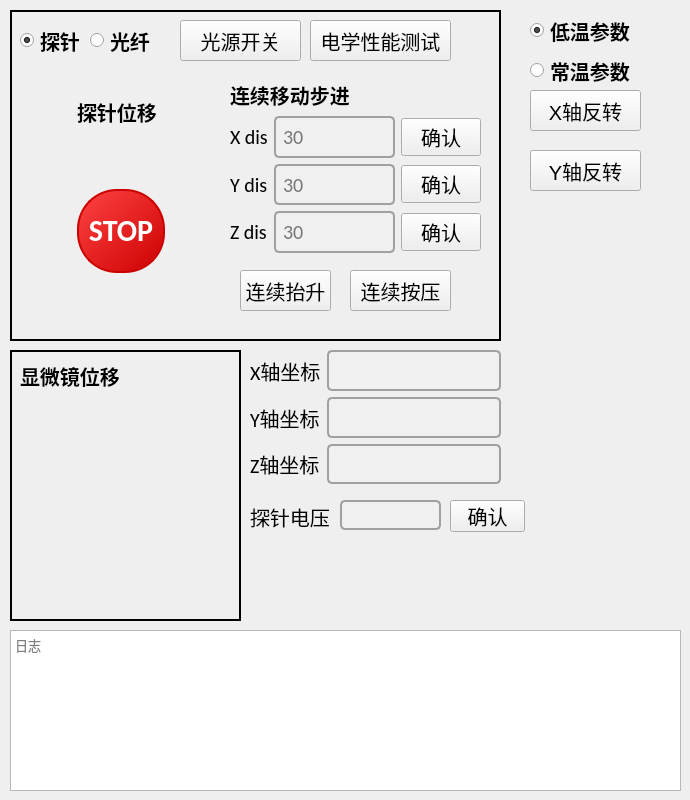
    <widget class="QWidget" name="tab">
     <attribute name="title">
      <string>手动模式</string>
     </attribute>
     <widget class="QPlainTextEdit" name="plainTextEdit_log">
      <property name="geometry">
       <rect>
        <x>10</x>
        <y>630</y>
        <width>671</width>
        <height>161</height>
       </rect>
      </property>
      <property name="font">
       <font>
        <family>Calibri</family>
        <pointsize>10</pointsize>
       </font>
      </property>
      <property name="placeholderText">
       <string>日志</string>
      </property>
     </widget>
     <widget class="QFrame" name="frame_6">
      <property name="geometry">
       <rect>
        <x>10</x>
        <y>10</y>
        <width>491</width>
        <height>331</height>
       </rect>
      </property>
      <property name="styleSheet">
       <string notr="true">#frame_6{
border-width:2px;
border:2px solid;
border_color:rgb(255,255,127);
}</string>
      </property>
      <property name="frameShape">
       <enum>QFrame::StyledPanel</enum>
      </property>
      <property name="frameShadow">
       <enum>QFrame::Raised</enum>
      </property>
      <widget class="QWidget" name="gridLayoutWidget_2">
       <property name="geometry">
        <rect>
         <x>10</x>
         <y>70</y>
         <width>202</width>
         <height>233</height>
        </rect>
       </property>
       <layout class="QGridLayout" name="gridLayout_2">
        <item row="3" column="1">
         <widget class="QPushButton" name="Button_needle1Down">
          <property name="font">
           <font>
            <family>Calibri</family>
            <pointsize>15</pointsize>
           </font>
          </property>
          <property name="text">
           <string/>
          </property>
          <property name="icon">
           <iconset>
            <normaloff>Vdown.png</normaloff>Vdown.png</iconset>
          </property>
          <property name="iconSize">
           <size>
            <width>40</width>
            <height>40</height>
           </size>
          </property>
          <property name="flat">
           <bool>true</bool>
          </property>
         </widget>
        </item>
        <item row="2" column="2">
         <widget class="QPushButton" name="Button_needle1Right">
          <property name="font">
           <font>
            <family>Calibri</family>
            <pointsize>15</pointsize>
           </font>
          </property>
          <property name="text">
           <string/>
          </property>
          <property name="icon">
           <iconset>
            <normaloff>Vright.png</normaloff>Vright.png</iconset>
          </property>
          <property name="iconSize">
           <size>
            <width>40</width>
            <height>40</height>
           </size>
          </property>
          <property name="flat">
           <bool>true</bool>
          </property>
         </widget>
        </item>
        <item row="2" column="0">
         <widget class="QPushButton" name="Button_needle1Left">
          <property name="font">
           <font>
            <family>Calibri</family>
            <pointsize>15</pointsize>
           </font>
          </property>
          <property name="styleSheet">
           <string notr="true">QMainWindow {
    background-color: #808080;
}</string>
          </property>
          <property name="text">
           <string/>
          </property>
          <property name="icon">
           <iconset>
            <normaloff>Vleft.png</normaloff>Vleft.png</iconset>
          </property>
          <property name="iconSize">
           <size>
            <width>40</width>
            <height>40</height>
           </size>
          </property>
          <property name="flat">
           <bool>true</bool>
          </property>
         </widget>
        </item>
        <item row="2" column="1">
         <widget class="QPushButton" name="Button_needle1Stop">
          <property name="font">
           <font>
            <family>Calibri</family>
            <pointsize>-1</pointsize>
            <weight>75</weight>
            <bold>true</bold>
           </font>
          </property>
          <property name="styleSheet">
           <string notr="true">QPushButton {
    background-color: qlineargradient(x1:0, y1:0, x2:1, y2:1, stop:0 #ff4444, stop:1 #cc0000); /* 红色渐变背景 */
    border: 2px solid #cc0000; /* 边框颜色 */
    color: white; /* 文字颜色 */
    font-size: 30px; /* 字体大小 */
    font-weight: bold; /* 字体加粗 */
    text-align: center; /* 文字居中 */
    border-radius: 40px; /* 圆形按钮（半径设置为宽度和高度的一半） */
    min-width: 80px; /* 最小宽度 */
    min-height: 80px; /* 最小高度 */
    padding: 0; /* 去除内边距 */
}

QPushButton:hover {
    background-color: qlineargradient(x1:0, y1:0, x2:1, y2:1, stop:0 #0077ff, stop:1 #0044cc); /* 悬停时的蓝色渐变背景 */
}

QPushButton:pressed {
    background-color: qlineargradient(x1:0, y1:0, x2:1, y2:1, stop:0 #cc0000, stop:1 #ff4444); /* 按下时的渐变背景 */
}</string>
          </property>
          <property name="text">
           <string>STOP</string>
          </property>
         </widget>
        </item>
        <item row="1" column="1">
         <widget class="QPushButton" name="Button_needle1Up">
          <property name="font">
           <font>
            <family>Calibri</family>
            <pointsize>15</pointsize>
           </font>
          </property>
          <property name="text">
           <string/>
          </property>
          <property name="icon">
           <iconset>
            <normaloff>Vup.png</normaloff>Vup.png</iconset>
          </property>
          <property name="iconSize">
           <size>
            <width>40</width>
            <height>40</height>
           </size>
          </property>
          <property name="flat">
           <bool>true</bool>
          </property>
         </widget>
        </item>
        <item row="0" column="1">
         <widget class="QLabel" name="label_needle1">
          <property name="sizePolicy">
           <sizepolicy hsizetype="Expanding" vsizetype="Expanding">
            <horstretch>0</horstretch>
            <verstretch>0</verstretch>
           </sizepolicy>
          </property>
          <property name="font">
           <font>
            <family>Calibri</family>
            <pointsize>15</pointsize>
            <weight>75</weight>
            <bold>true</bold>
           </font>
          </property>
          <property name="text">
           <string>探针位移</string>
          </property>
         </widget>
        </item>
       </layout>
      </widget>
      <widget class="QPushButton" name="Button_pulling">
       <property name="geometry">
        <rect>
         <x>230</x>
         <y>260</y>
         <width>91</width>
         <height>41</height>
        </rect>
       </property>
       <property name="font">
        <font>
         <family>Calibri</family>
         <pointsize>15</pointsize>
        </font>
       </property>
       <property name="text">
        <string>连续抬升</string>
       </property>
      </widget>
      <widget class="QPushButton" name="Button_pushing">
       <property name="geometry">
        <rect>
         <x>340</x>
         <y>260</y>
         <width>101</width>
         <height>41</height>
        </rect>
       </property>
       <property name="font">
        <font>
         <family>Calibri</family>
         <pointsize>15</pointsize>
        </font>
       </property>
       <property name="text">
        <string>连续按压</string>
       </property>
      </widget>
      <widget class="QWidget" name="gridLayoutWidget_5">
       <property name="geometry">
        <rect>
         <x>220</x>
         <y>70</y>
         <width>251</width>
         <height>173</height>
        </rect>
       </property>
       <layout class="QGridLayout" name="gridLayout_5">
        <item row="2" column="2">
         <widget class="QPushButton" name="Button_needle1SetYdisConfirm">
          <property name="font">
           <font>
            <family>Calibri</family>
            <pointsize>15</pointsize>
           </font>
          </property>
          <property name="text">
           <string>确认</string>
          </property>
         </widget>
        </item>
        <item row="1" column="0">
         <widget class="QLabel" name="label_3">
          <property name="font">
           <font>
            <family>Calibri</family>
            <pointsize>15</pointsize>
           </font>
          </property>
          <property name="text">
           <string>X dis</string>
          </property>
         </widget>
        </item>
        <item row="1" column="1">
         <widget class="QLineEdit" name="lineEdit_needle1Xdistance">
          <property name="font">
           <font>
            <family>Calibri</family>
            <pointsize>15</pointsize>
           </font>
          </property>
          <property name="styleSheet">
           <string notr="true">QLineEdit {
    background-color: #f0f0f0;
    border: 2px solid #a0a0a0;
    border-radius: 5px;
    padding: 5px;
    color: #000000;
    selection-background-color: #c0c0c0;
    selection-color: #000000;
}

QLineEdit:focus {
    border: 2px solid #606060;
    background-color: #e0e0e0;
}

QLineEdit:hover {
    border: 2px solid #808080;
}

QLineEdit:disabled {
    background-color: #d0d0d0;
    color: #808080;
    border: 2px solid #c0c0c0;
}</string>
          </property>
          <property name="placeholderText">
           <string>30</string>
          </property>
         </widget>
        </item>
        <item row="3" column="0">
         <widget class="QLabel" name="label_4">
          <property name="font">
           <font>
            <family>Calibri</family>
            <pointsize>15</pointsize>
           </font>
          </property>
          <property name="text">
           <string>Z dis</string>
          </property>
         </widget>
        </item>
        <item row="3" column="2">
         <widget class="QPushButton" name="Button_needle1SetZdisConfirm">
          <property name="font">
           <font>
            <family>Calibri</family>
            <pointsize>15</pointsize>
           </font>
          </property>
          <property name="text">
           <string>确认</string>
          </property>
         </widget>
        </item>
        <item row="1" column="2">
         <widget class="QPushButton" name="Button_needle1SetXdisConfirm">
          <property name="font">
           <font>
            <family>Calibri</family>
            <pointsize>15</pointsize>
           </font>
          </property>
          <property name="text">
           <string>确认</string>
          </property>
         </widget>
        </item>
        <item row="2" column="1">
         <widget class="QLineEdit" name="lineEdit_needle1Ydistance">
          <property name="font">
           <font>
            <family>Calibri</family>
            <pointsize>15</pointsize>
           </font>
          </property>
          <property name="styleSheet">
           <string notr="true">QLineEdit {
    background-color: #f0f0f0;
    border: 2px solid #a0a0a0;
    border-radius: 5px;
    padding: 5px;
    color: #000000;
    selection-background-color: #c0c0c0;
    selection-color: #000000;
}

QLineEdit:focus {
    border: 2px solid #606060;
    background-color: #e0e0e0;
}

QLineEdit:hover {
    border: 2px solid #808080;
}

QLineEdit:disabled {
    background-color: #d0d0d0;
    color: #808080;
    border: 2px solid #c0c0c0;
}</string>
          </property>
          <property name="placeholderText">
           <string>30</string>
          </property>
         </widget>
        </item>
        <item row="3" column="1">
         <widget class="QLineEdit" name="lineEdit_needle1Zdistance">
          <property name="font">
           <font>
            <family>Calibri</family>
            <pointsize>15</pointsize>
           </font>
          </property>
          <property name="styleSheet">
           <string notr="true">QLineEdit {
    background-color: #f0f0f0;
    border: 2px solid #a0a0a0;
    border-radius: 5px;
    padding: 5px;
    color: #000000;
    selection-background-color: #c0c0c0;
    selection-color: #000000;
}

QLineEdit:focus {
    border: 2px solid #606060;
    background-color: #e0e0e0;
}

QLineEdit:hover {
    border: 2px solid #808080;
}

QLineEdit:disabled {
    background-color: #d0d0d0;
    color: #808080;
    border: 2px solid #c0c0c0;
}</string>
          </property>
          <property name="placeholderText">
           <string>30</string>
          </property>
         </widget>
        </item>
        <item row="2" column="0">
         <widget class="QLabel" name="label_2">
          <property name="font">
           <font>
            <family>Calibri</family>
            <pointsize>15</pointsize>
           </font>
          </property>
          <property name="text">
           <string>Y dis</string>
          </property>
         </widget>
        </item>
        <item row="0" column="0" colspan="2">
         <widget class="QLabel" name="label_needle1_2">
          <property name="font">
           <font>
            <family>Calibri</family>
            <pointsize>15</pointsize>
            <weight>75</weight>
            <bold>true</bold>
           </font>
          </property>
          <property name="text">
           <string>连续移动步进</string>
          </property>
         </widget>
        </item>
       </layout>
      </widget>
      <widget class="QRadioButton" name="Checkbox_Light">
       <property name="geometry">
        <rect>
         <x>80</x>
         <y>10</y>
         <width>71</width>
         <height>41</height>
        </rect>
       </property>
       <property name="font">
        <font>
         <pointsize>15</pointsize>
         <weight>75</weight>
         <bold>true</bold>
        </font>
       </property>
       <property name="text">
        <string>光纤</string>
       </property>
      </widget>
      <widget class="QRadioButton" name="Checkbox_ElecNeedle">
       <property name="geometry">
        <rect>
         <x>10</x>
         <y>10</y>
         <width>61</width>
         <height>41</height>
        </rect>
       </property>
       <property name="font">
        <font>
         <pointsize>15</pointsize>
         <weight>75</weight>
         <bold>true</bold>
        </font>
       </property>
       <property name="text">
        <string>探针</string>
       </property>
       <property name="checked">
        <bool>true</bool>
       </property>
      </widget>
      <widget class="QPushButton" name="Button_relay">
       <property name="geometry">
        <rect>
         <x>170</x>
         <y>10</y>
         <width>121</width>
         <height>41</height>
        </rect>
       </property>
       <property name="font">
        <font>
         <family>Calibri</family>
         <pointsize>15</pointsize>
        </font>
       </property>
       <property name="text">
        <string>光源开关</string>
       </property>
      </widget>
      <widget class="QPushButton" name="Button_iuCalculate">
       <property name="geometry">
        <rect>
         <x>300</x>
         <y>10</y>
         <width>141</width>
         <height>41</height>
        </rect>
       </property>
       <property name="font">
        <font>
         <pointsize>15</pointsize>
        </font>
       </property>
       <property name="text">
        <string>电学性能测试</string>
       </property>
      </widget>
     </widget>
     <widget class="QWidget" name="gridLayoutWidget_6">
      <property name="geometry">
       <rect>
        <x>250</x>
        <y>350</y>
        <width>251</width>
        <height>134</height>
       </rect>
      </property>
      <layout class="QGridLayout" name="gridLayout_6">
       <item row="1" column="0">
        <widget class="QLabel" name="label_24">
         <property name="font">
          <font>
           <family>Calibri</family>
           <pointsize>15</pointsize>
          </font>
         </property>
         <property name="text">
          <string>Y轴坐标</string>
         </property>
        </widget>
       </item>
       <item row="0" column="1">
        <widget class="QLineEdit" name="lineEdit_Xlocation">
         <property name="font">
          <font>
           <family>Calibri</family>
           <pointsize>15</pointsize>
          </font>
         </property>
         <property name="styleSheet">
          <string notr="true">QLineEdit {
    background-color: #f0f0f0;
    border: 2px solid #a0a0a0;
    border-radius: 5px;
    padding: 5px;
    color: #000000;
    selection-background-color: #c0c0c0;
    selection-color: #000000;
}

QLineEdit:focus {
    border: 2px solid #606060;
    background-color: #e0e0e0;
}

QLineEdit:hover {
    border: 2px solid #808080;
}

QLineEdit:disabled {
    background-color: #d0d0d0;
    color: #808080;
    border: 2px solid #c0c0c0;
}</string>
         </property>
        </widget>
       </item>
       <item row="1" column="1">
        <widget class="QLineEdit" name="lineEdit_Ylocation">
         <property name="font">
          <font>
           <family>Calibri</family>
           <pointsize>15</pointsize>
          </font>
         </property>
         <property name="styleSheet">
          <string notr="true">QLineEdit {
    background-color: #f0f0f0;
    border: 2px solid #a0a0a0;
    border-radius: 5px;
    padding: 5px;
    color: #000000;
    selection-background-color: #c0c0c0;
    selection-color: #000000;
}

QLineEdit:focus {
    border: 2px solid #606060;
    background-color: #e0e0e0;
}

QLineEdit:hover {
    border: 2px solid #808080;
}

QLineEdit:disabled {
    background-color: #d0d0d0;
    color: #808080;
    border: 2px solid #c0c0c0;
}</string>
         </property>
        </widget>
       </item>
       <item row="0" column="0">
        <widget class="QLabel" name="label_23">
         <property name="font">
          <font>
           <family>Calibri</family>
           <pointsize>15</pointsize>
          </font>
         </property>
         <property name="text">
          <string>X轴坐标</string>
         </property>
        </widget>
       </item>
       <item row="2" column="0">
        <widget class="QLabel" name="label_38">
         <property name="font">
          <font>
           <family>Calibri</family>
           <pointsize>15</pointsize>
          </font>
         </property>
         <property name="text">
          <string>Z轴坐标</string>
         </property>
        </widget>
       </item>
       <item row="2" column="1">
        <widget class="QLineEdit" name="lineEdit_Zlocation">
         <property name="font">
          <font>
           <family>Calibri</family>
           <pointsize>15</pointsize>
          </font>
         </property>
         <property name="styleSheet">
          <string notr="true">QLineEdit {
    background-color: #f0f0f0;
    border: 2px solid #a0a0a0;
    border-radius: 5px;
    padding: 5px;
    color: #000000;
    selection-background-color: #c0c0c0;
    selection-color: #000000;
}

QLineEdit:focus {
    border: 2px solid #606060;
    background-color: #e0e0e0;
}

QLineEdit:hover {
    border: 2px solid #808080;
}

QLineEdit:disabled {
    background-color: #d0d0d0;
    color: #808080;
    border: 2px solid #c0c0c0;
}</string>
         </property>
        </widget>
       </item>
      </layout>
     </widget>
     <widget class="QFrame" name="frame_7">
      <property name="geometry">
       <rect>
        <x>10</x>
        <y>350</y>
        <width>231</width>
        <height>271</height>
       </rect>
      </property>
      <property name="styleSheet">
       <string notr="true">#frame_7{
border-width:2px;
border:2px solid;
border_color:rgb(255,255,127);
}</string>
      </property>
      <property name="frameShape">
       <enum>QFrame::StyledPanel</enum>
      </property>
      <property name="frameShadow">
       <enum>QFrame::Raised</enum>
      </property>
      <widget class="QLabel" name="label">
       <property name="geometry">
        <rect>
         <x>10</x>
         <y>10</y>
         <width>151</width>
         <height>31</height>
        </rect>
       </property>
       <property name="font">
        <font>
         <pointsize>15</pointsize>
         <weight>75</weight>
         <italic>false</italic>
         <bold>true</bold>
        </font>
       </property>
       <property name="text">
        <string>显微镜位移</string>
       </property>
      </widget>
      <widget class="QWidget" name="gridLayoutWidget">
       <property name="geometry">
        <rect>
         <x>0</x>
         <y>40</y>
         <width>221</width>
         <height>221</height>
        </rect>
       </property>
       <layout class="QGridLayout" name="gridLayout">
        <item row="1" column="3">
         <widget class="QPushButton" name="Button_Micro_right">
          <property name="text">
           <string/>
          </property>
          <property name="icon">
           <iconset>
            <normaloff>Vright.png</normaloff>Vright.png</iconset>
          </property>
          <property name="iconSize">
           <size>
            <width>40</width>
            <height>40</height>
           </size>
          </property>
          <property name="flat">
           <bool>true</bool>
          </property>
         </widget>
        </item>
        <item row="2" column="2">
         <widget class="QPushButton" name="Button_Micro_down">
          <property name="text">
           <string/>
          </property>
          <property name="icon">
           <iconset>
            <normaloff>Vdown.png</normaloff>Vdown.png</iconset>
          </property>
          <property name="iconSize">
           <size>
            <width>40</width>
            <height>40</height>
           </size>
          </property>
          <property name="default">
           <bool>false</bool>
          </property>
          <property name="flat">
           <bool>true</bool>
          </property>
         </widget>
        </item>
        <item row="0" column="2">
         <widget class="QPushButton" name="Button_Micro_up">
          <property name="text">
           <string/>
          </property>
          <property name="icon">
           <iconset>
            <normaloff>Vup.png</normaloff>Vup.png</iconset>
          </property>
          <property name="iconSize">
           <size>
            <width>40</width>
            <height>40</height>
           </size>
          </property>
          <property name="flat">
           <bool>true</bool>
          </property>
         </widget>
        </item>
        <item row="1" column="0">
         <widget class="QPushButton" name="Button_Micro_left">
          <property name="text">
           <string/>
          </property>
          <property name="icon">
           <iconset>
            <normaloff>Vleft.png</normaloff>Vleft.png</iconset>
          </property>
          <property name="iconSize">
           <size>
            <width>40</width>
            <height>40</height>
           </size>
          </property>
          <property name="flat">
           <bool>true</bool>
          </property>
         </widget>
        </item>
       </layout>
      </widget>
     </widget>
     <widget class="QPushButton" name="Button_SIM928">
      <property name="geometry">
       <rect>
        <x>450</x>
        <y>500</y>
        <width>75</width>
        <height>32</height>
       </rect>
      </property>
      <property name="font">
       <font>
        <family>Calibri</family>
        <pointsize>15</pointsize>
       </font>
      </property>
      <property name="text">
       <string>确认</string>
      </property>
     </widget>
     <widget class="QLineEdit" name="lineEdit_SIM928">
      <property name="geometry">
       <rect>
        <x>340</x>
        <y>500</y>
        <width>101</width>
        <height>30</height>
       </rect>
      </property>
      <property name="font">
       <font>
        <family>Calibri</family>
        <pointsize>15</pointsize>
       </font>
      </property>
      <property name="styleSheet">
       <string notr="true">QLineEdit {
    background-color: #f0f0f0;
    border: 2px solid #a0a0a0;
    border-radius: 5px;
    padding: 5px;
    color: #000000;
    selection-background-color: #c0c0c0;
    selection-color: #000000;
}

QLineEdit:focus {
    border: 2px solid #606060;
    background-color: #e0e0e0;
}

QLineEdit:hover {
    border: 2px solid #808080;
}

QLineEdit:disabled {
    background-color: #d0d0d0;
    color: #808080;
    border: 2px solid #c0c0c0;
}</string>
      </property>
     </widget>
     <widget class="QLabel" name="label_9">
      <property name="geometry">
       <rect>
        <x>250</x>
        <y>500</y>
        <width>81</width>
        <height>33</height>
       </rect>
      </property>
      <property name="font">
       <font>
        <family>Calibri</family>
        <pointsize>15</pointsize>
       </font>
      </property>
      <property name="text">
       <string>探针电压</string>
      </property>
     </widget>
     <widget class="QRadioButton" name="Checkbox_lowTemp">
      <property name="geometry">
       <rect>
        <x>530</x>
        <y>10</y>
        <width>111</width>
        <height>41</height>
       </rect>
      </property>
      <property name="font">
       <font>
        <pointsize>15</pointsize>
        <weight>75</weight>
        <bold>true</bold>
       </font>
      </property>
      <property name="text">
       <string>低温参数</string>
      </property>
      <property name="checked">
       <bool>true</bool>
      </property>
     </widget>
     <widget class="QRadioButton" name="Checkbox_highTemp">
      <property name="geometry">
       <rect>
        <x>530</x>
        <y>50</y>
        <width>111</width>
        <height>41</height>
       </rect>
      </property>
      <property name="font">
       <font>
        <pointsize>15</pointsize>
        <weight>75</weight>
        <bold>true</bold>
       </font>
      </property>
      <property name="text">
       <string>常温参数</string>
      </property>
     </widget>
     <widget class="QPushButton" name="xReverseButton">
      <property name="geometry">
       <rect>
        <x>530</x>
        <y>90</y>
        <width>111</width>
        <height>41</height>
       </rect>
      </property>
      <property name="font">
       <font>
        <pointsize>15</pointsize>
       </font>
      </property>
      <property name="text">
       <string>X轴反转</string>
      </property>
     </widget>
     <widget class="QPushButton" name="yReverseButton">
      <property name="geometry">
       <rect>
        <x>530</x>
        <y>150</y>
        <width>111</width>
        <height>41</height>
       </rect>
      </property>
      <property name="font">
       <font>
        <pointsize>15</pointsize>
       </font>
      </property>
      <property name="text">
       <string>Y轴反转</string>
      </property>
     </widget>
    </widget>
